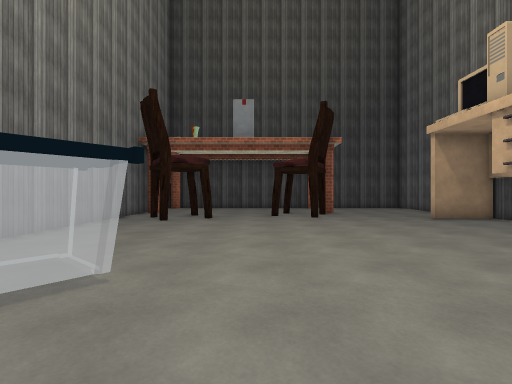
View 1 (above)

16 first-person views from a walk through a Unity game level. The camera is 1.3 m above the floor, looks level and sees 85° across. The floor is counted in squares, 1.55 m on a side. Each view is taken from the middle of a square. On the plan, view 1 faces up. The plan holds only what a view shows up to about 10 squares ahead; the rest is blank. The place goes on beyond the plan. The player is left out. Some animated figures are left out. Some surface patterns are stand-ins.

View 2
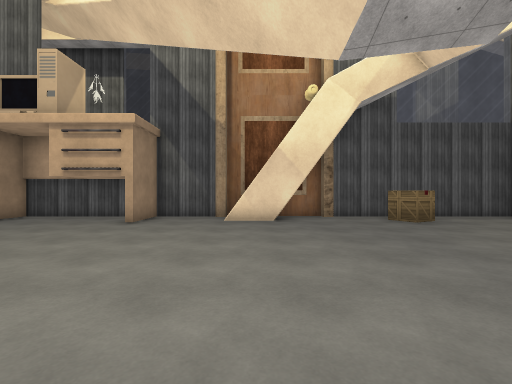

View 3
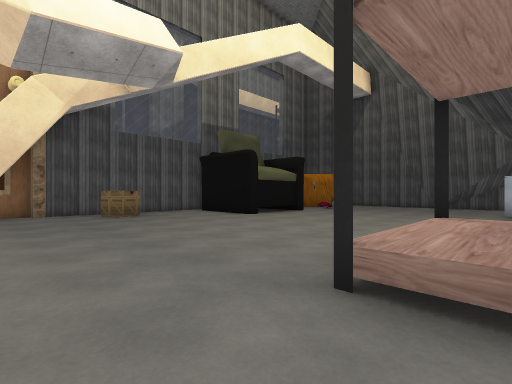

View 4
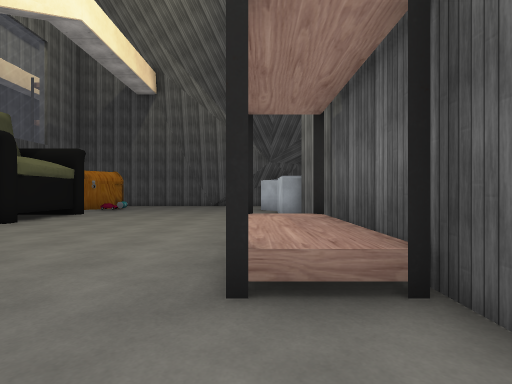

View 5
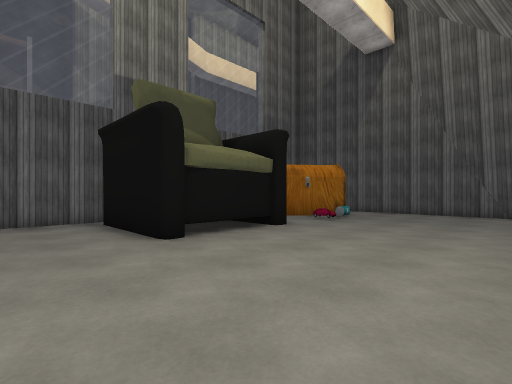

View 6
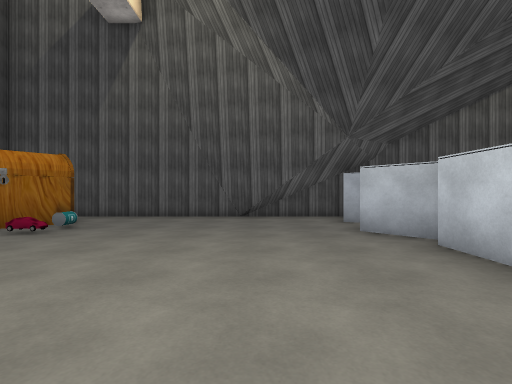

View 7
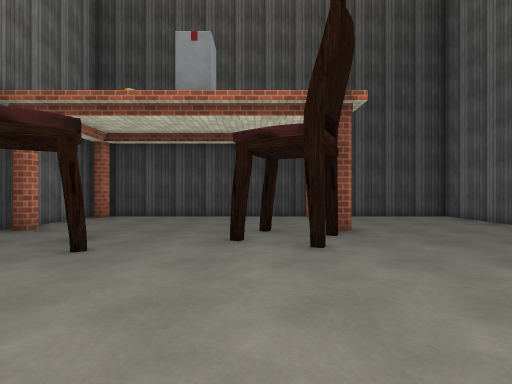

View 8
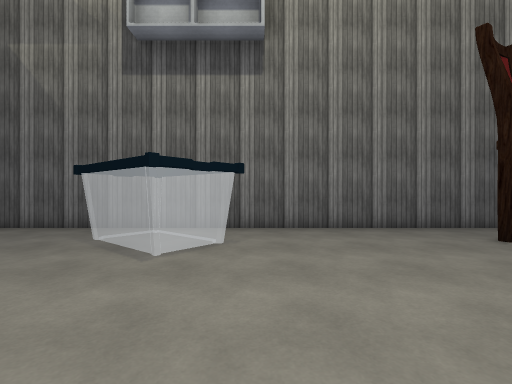

View 9
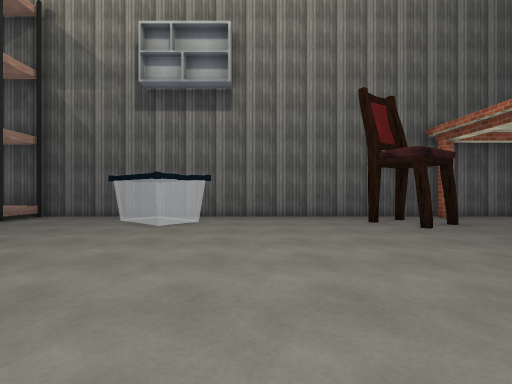

View 10
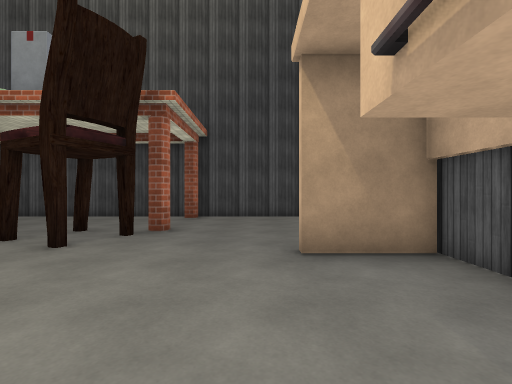

View 11
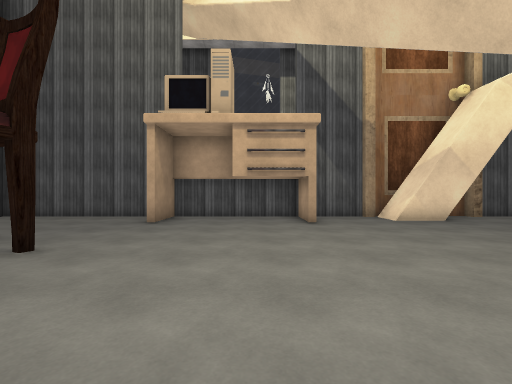

View 12
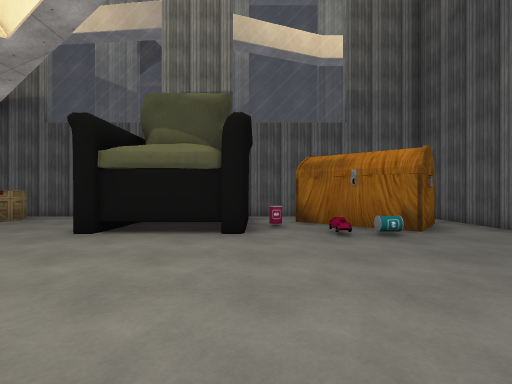

View 13
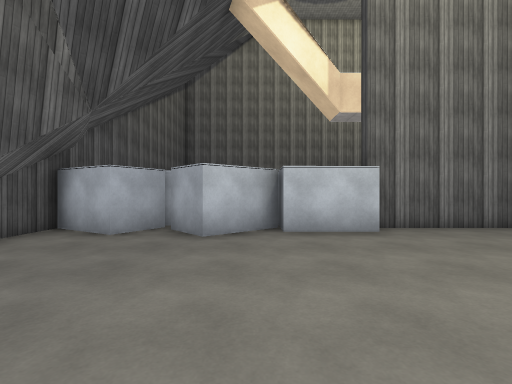

View 14
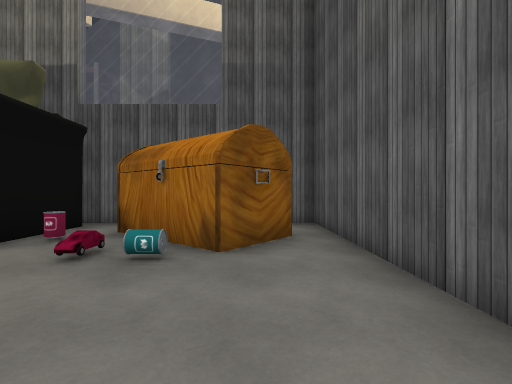

View 15
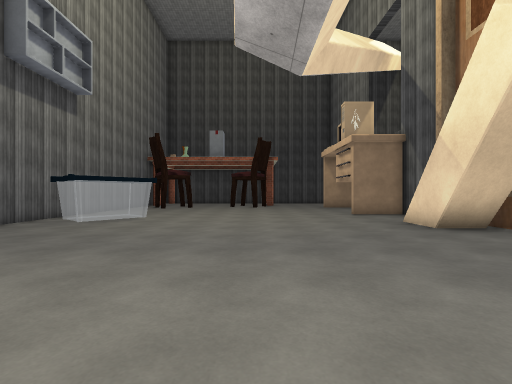

View 16
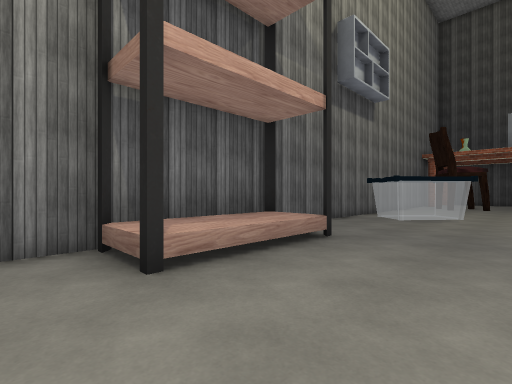

### Floor plan
Points are (right, up) in squares from view 1. A wall is a line through its corners. A room is listed if a view was taken in it or the views show most of it. See-through windows are left out.
Room 1 (views 1, 2, 3, 4, 5, 6, 7, 8, 9, 10, 11, 12, 13, 14, 15, 16)
walls: (6.2, 0) (6.2, 0.1) (6.2, 1.5) (7.4, 1.5); (-4.4, -2.2) (-2.8, -2.2) (-2.8, -5.8) (-4.4, -5.8); (6.2, 1.3) (7.4, 1.3); (7.2, -1.3) (7.7, -1.3) (7.7, 2); (7.3, -0.3) (6.1, -0.3); (7.4, -0.1) (6.4, -0.1); (7.5, 2.3) (7.5, 4.4); (7.5, 4.5) (7.5, 14.6) (-4.1, 14.6); (7.5, -7.7) (7.5, -1.6); (7.5, -12.4) (7.5, -10.2); (-1.9, -16.1) (0.2, -16.6); (-0.4, -16.6) (5.5, -16.6); (-4.5, 14.5) (-4.5, -9.4); (-4.5, -16.6) (-0.9, -16.6)
low walls: (6.5, 1.8) (7.4, 1.8); (7.4, 0) (6.2, 0); (7.4, 0.3) (6.5, 0.3)
ways out: opening at (5, -16)
objects: other object (-5, -16) to (-4, -14); other object (-5, -13) to (-4, -12); other object (-5, -11) to (-4, -10); other object (-3, 1) to (-2, 3); chair (-3, 8) to (-2, 10); chair (1, 9) to (2, 11); other object (4, -15); other object (4, -10) to (6, -8); other object (5, -13) to (6, -12); other object (5, -11); box (6, -4) to (6, -3); other object (7, 9)

Positions as (right, up) in squares from view 1, and headings:
1: (0, 0), facing up
2: (-2, 1), facing right
3: (-4, 0), facing down-right
4: (-3, 0), facing down
5: (-1, -5), facing down-right
6: (-1, -7), facing down
7: (1, 5), facing up
8: (2, 4), facing left
9: (5, 5), facing left
10: (5, 5), facing up
11: (-2, 6), facing right
12: (-2, -11), facing right
13: (2, -12), facing left
14: (0, -15), facing right
15: (2, -6), facing up
16: (0, -7), facing up-left
